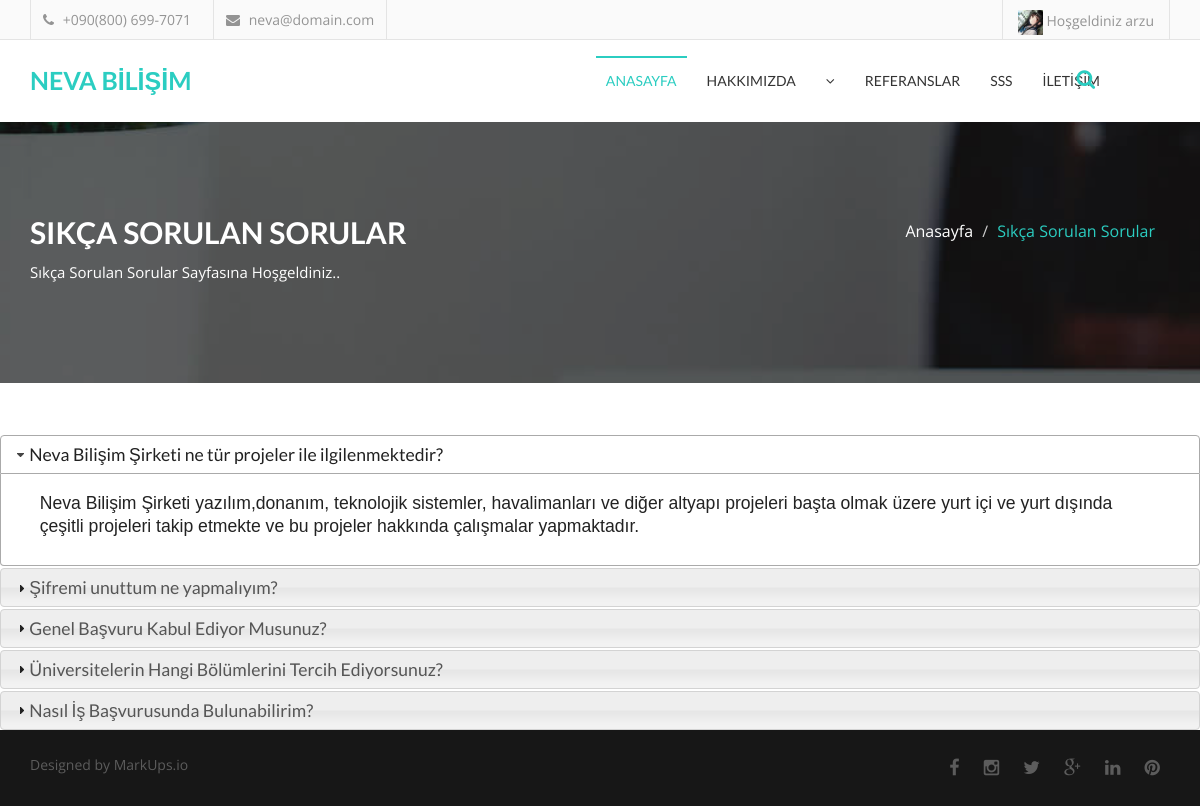
/sss/ (signed in), run on an earlier commit of the app's database.
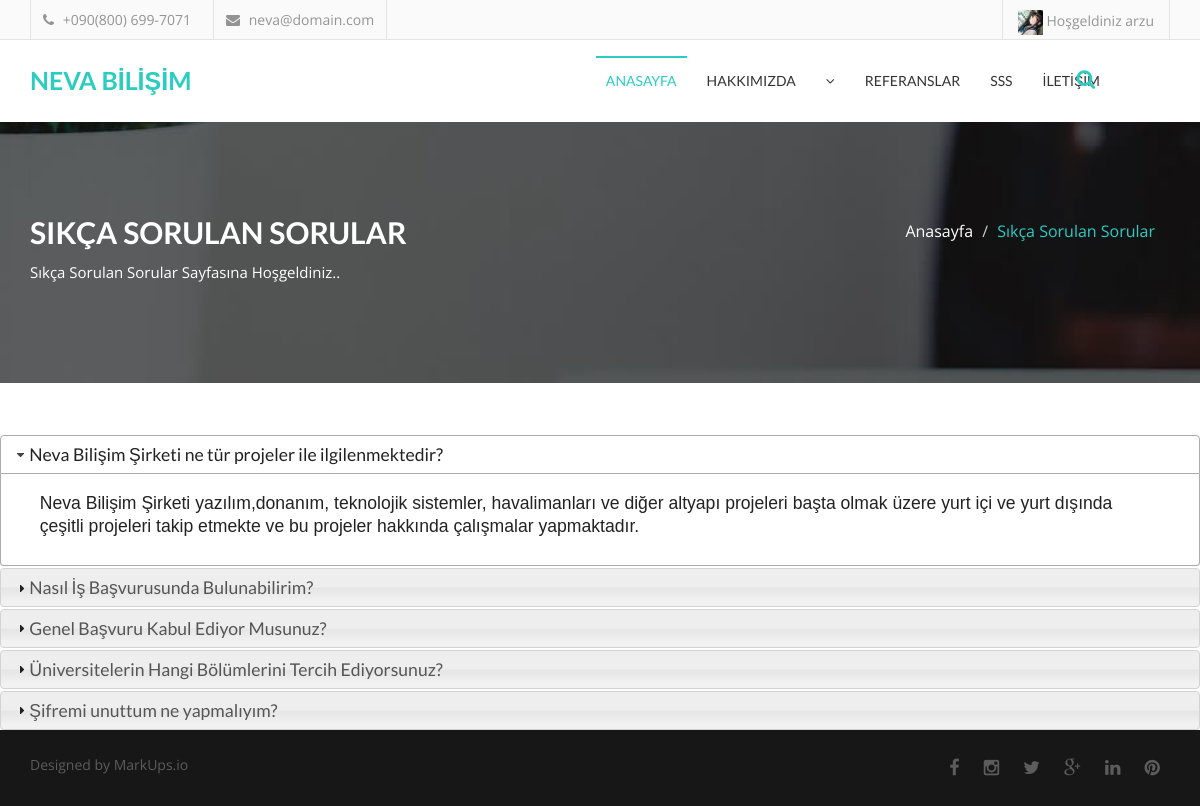
And on a later commit of the database.
### home/models.py (models this page shows, shortened)
class UserProfile(models.Model):
    user = models.OneToOneField(User, on_delete=models.CASCADE)
    phone = models.CharField(blank=True, max_length=20)
    address = models.CharField(blank=True, max_length=150)
    city = models.CharField(blank=True, max_length=20)
    country = models.CharField(blank=True, max_length=20)
    image = models.ImageField(blank=True, upload_to='images/users/')
    def image_tag(self):
        return mark_safe('<img src="{}" height="50"/>'.format(self.image.url))
    image_tag.short_description = 'Image'

class FAQ(models.Model):
    STATUS = (
        ('True', 'Evet'),
        ('False', 'Hayır'),
    )
    ordernumber = models.IntegerField()
    question = models.CharField(max_length=150)
    answer = models.TextField()
    status = models.CharField(max_length=10, choices=STATUS)
    create_at = models.DateTimeField(auto_now_add=True)
    update_at = models.DateTimeField(auto_now=True)

### home/views.py (the view)
# urls.py: path('sss/', views.faq, name='faq'),
def faq(request):
    category = Category.objects.all()
    profil = None
    currentuser_id = request.user.id
    if currentuser_id is not None:
        profil = UserProfile.objects.get(user_id=currentuser_id)
    setting = Setting.objects.get(pk=1)
    faq = FAQ.objects.all().order_by('ordernumber')
    context = {
        'setting': setting, 'category': category, 'faq': faq, 'profil': profil,
    }
    return render(request, 'faq.html', context)

### home/templates/faq.html (shortened to what this page needs)
{% extends "homebase.html" %}
{% block body %}
    <section id="single-page-header">
        <div class="overlay">
            <div class="container">
                <div class="row">
                    <div class="col-md-6 col-sm-6 col-xs-12">
                        <div class="single-page-header-left">
                            <h2>Sıkça Sorulan Sorular</h2>
                            <p>Sıkça Sorulan Sorular Sayfasına Hoşgeldiniz..</p>
                        </div>
                    </div>
                    <div class="col-md-6 col-sm-6 col-xs-12">
                        <div class="single-page-header-right">
                            <ol class="breadcrumb">
                                <li><a href="/">Anasayfa</a></li>
                                <li class="active">Sıkça Sorulan Sorular</li>
                            </ol>
                        </div>
                    </div>
                </div>
            </div>
        </div>
    </section>
    <div id="mixit-container" class="portfolio-container">
        <div id="accordion">
            {% for rs in faq %}
                <h3>{{ rs.question }}</h3>
                <div>
                    <p>{{ rs.answer }}</p>
                </div>
            {% endfor %}
        </div>
    </div>
{% endblock %}

### home/templates/homebase.html (shortened to what this page needs)
<!DOCTYPE html>
<html lang="en">
<head>
    {% load static %}
    <link href="{% static 'css/font-awesome.css'%}" rel="stylesheet">
    <link href="{% static 'css/bootstrap.css'%}" rel="stylesheet">
    <link rel="stylesheet" type="text/css" href="{% static 'css/slick.css'%}"/>
    <link rel="stylesheet" href="{% static 'css/jquery.fancybox.css'%}" type="text/css" media="screen" />
    <link rel="stylesheet" type="text/css" href="{% static 'css/animate.css'%}"/>
    <link rel="stylesheet" type="text/css" href="{% static 'css/bootstrap-progressbar-3.3.4.css'%}"/>
    <link id="switcher" href="{% static 'css/theme-color/default-theme.css'%}" rel="stylesheet">
    <link href="{% static 'style.css'%}" rel="stylesheet">
    <link rel="stylesheet" href="https://ajax.googleapis.com/ajax/libs/jqueryui/1.11.4/themes/smoothness/jquery-ui.css">
</head>
<body>
{% include 'header.html' %}
{% include "menu.html" %}
{% block body %}{% endblock %}
{% include 'footer.html' %}
</body>
</html>

### home/templates/header.html (shortened to what this page needs)
{% load static %}
<header id="header">
            {% load mptt_tags %}
    <div class="header-bottom">
        <div class="container">
            <div class="row">
                <div class="col-md-6 col-sm-6 col-xs-6">
                    <div class="header-contact">
                        <ul>
                            <li>
                                <div class="phone">
                                    <i class="fa fa-phone"></i>
                                    +090(800) 699-7071
                                </div>
                            </li>
                            <li>
                                <div class="mail">
                                    <i class="fa fa-envelope"></i>
                                    neva@domain.com
                                </div>
                            </li>
                        </ul>
                    </div>
                </div>
                <div class="col-md-6 col-sm-6 col-xs-6">
                    <div class="header-login">
                        <a class="login modal-form" data-target="#login-form" data-toggle="modal">
                            {% if user.id is not  None %}{% if profil %}<img height="25" src="{{profil.image.url}}" alt="Profil image">{% endif %} Hoşgeldiniz {{ user.username }}{% else %} <a href="/login/">Login</a> / <a href="/signup/">Sign Up</a>{% endif %}</a>
                    </div>
                </div>
            </div>
        </div>
    </div>
</header>

### home/templates/menu.html (shortened to what this page needs)
{% load static %}
<section id="menu-area">
    <nav class="navbar navbar-default" role="navigation">
        <div class="container">
            <div class="navbar-header">
                <a class="navbar-brand" href="/">NEVA BİLİŞİM</a>
            </div>
            <div id="navbar" class="navbar-collapse collapse">
                <ul id="top-menu" class="nav navbar-nav navbar-right main-nav">
                    <li class="active"><a href="/">ANASAYFA</a></li>
                    <li><a href="/hakkimizda">HAKKIMIZDA</a></li>
                    {% load mptt_tags %}
                    {% recursetree category %}
                        {% if not node.is_leaf_node %}
                            <li class="dropdown">
                                <a href="/category/{{ node.id }}/{{ node.slug }}" class="dropdown-toggle" data-toggle="dropdown">{{ node.title }}<span
                                        class="fa fa-angle-down"></span></a>
                            </li>
                        {% endif %}
                    {% endrecursetree %}
                    <li><a href="/referanslar">REFERANSLAR</a></li>
                    <li><a href="/sss">SSS</a></li>
                    <li><a href="/iletisim">İLETİŞİM</a></li>
                </ul>
            </div>
            <a href="#" id="search-icon">
                <i class="fa fa-search">
                </i>
            </a>
        </div>
    </nav>
</section>

### home/templates/footer.html (shortened to what this page needs)
{% load static %}
<footer id="footer">
    <div class="container">
        <div class="row">
            <div class="col-md-6 col-sm-6">
                <div class="footer-left">
                    <p>Designed by <a href="http://www.markups.io/">MarkUps.io</a></p>
                </div>
            </div>
            <div class="col-md-6 col-sm-6">
                <div class="footer-right">
                    <a href="https://www.facebook.com/"><i class="fa fa-facebook"></i></a>
                    <a href="https://www.instagram.com/"><i class="fa fa-instagram"></i></a>
                    <a href="https://twitter.com/"><i class="fa fa-twitter"></i></a>
                    <a href="https://www.google.com.tr/"><i class="fa fa-google-plus"></i></a>
                    <a href="https://tr.linkedin.com/"><i class="fa fa-linkedin"></i></a>
                    <a href="https://tr.pinterest.com/"><i class="fa fa-pinterest"></i></a>
                </div>
            </div>
        </div>
    </div>
</footer>

### home/static/css/theme-color/default-theme.css (style rules this page uses)
.navbar-brand { color: #2bcdc1 !important; }
.navbar-default .navbar-nav > .active > a, .navbar-default .navbar-nav > .active > a:hover, .navbar-default .navbar-nav > .active > a:focus { color: #2bcdc1; }
.main-nav > li > a:hover::before, .navbar-default .navbar-nav > .active > a::before, .navbar-default .navbar-nav > .open > a:hover::before { background-color: #2bcdc1; }
#search-icon { color: #2bcdc1; }
.single-page-header-right .breadcrumb li { color: #2bcdc1; }

What changed in the data, as far as the page shows it:
changed FAQ "Nasıl İş Başvurusunda Bulunabilirim?": moves up the list
changed FAQ "Şifremi unuttum ne yapmalıyım?": moves down the list
